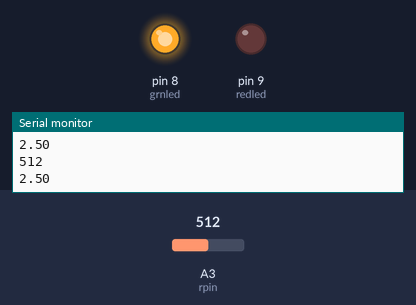
The sketch below on a simulated Arduino Uno, built with avr-gcc and run on an emulated ATmega328P. On the bench: output pins drawn as LEDs (lit = HIGH), the last lines printed to the serial monitor. Inputs (shaded band) come from the test bench; at power-on: A3 (rpin) = 512.

Above: at 1.5 s.
1.6 s: A3 (rpin) set to 802
4.0 s: A3 (rpin) set to 834
At 5.8 s:
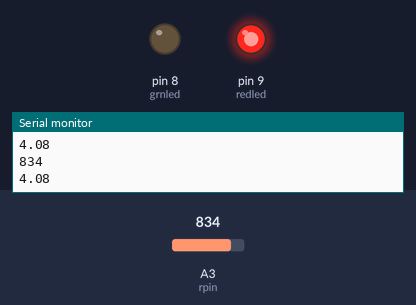
6.4 s: A3 (rpin) set to 716
At 8.1 s:
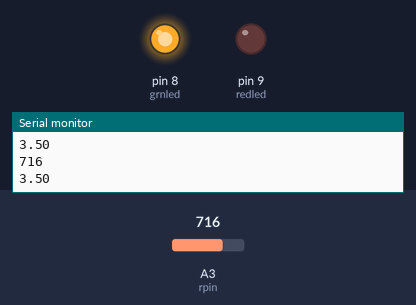
9.2 s: A3 (rpin) set to 900
At 11.5 s:
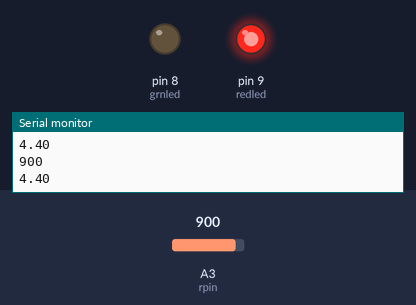
Timing chart, 0 to 13.0 s (numbered marks = the images above; inputs shaded):
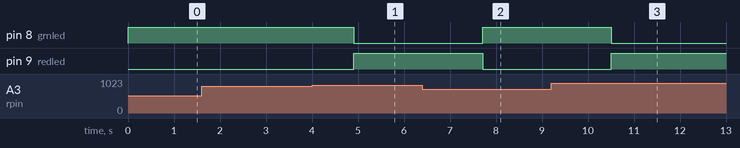

Measured:
- the behaviour switches between 816 and 817 on A3 (rpin) (found by bisection; images 0 and 1)
- after the input at 4.0 s, pin 8 (grnled): HIGH → LOW after 0.91 s; pin 9 (redled): LOW → HIGH after 0.91 s
- after the input at 6.4 s, pin 8 (grnled): LOW → HIGH after 1.3 s; pin 9 (redled): HIGH → LOW after 1.3 s
- after the input at 9.2 s, pin 8 (grnled): HIGH → LOW after 1.3 s; pin 9 (redled): LOW → HIGH after 1.3 s

The sketch:

prog_Potentiometer_2.ino
```cpp
int rpin=A3;
int redled=9;
int grnled=8;
const int PinsOUT[]={redled,grnled};
const int Opinnum=2;
int read;
int w8=700;
float v;
void setup() {
  Serial.begin(9600);
  pinMode (rpin,INPUT);
  for(int i=0;i<Opinnum;i++){
    pinMode(PinsOUT[i],OUTPUT);
  }

}

void loop() {
  read=analogRead(rpin);
  if(v>3.99){
    digitalWrite(redled,HIGH);
    digitalWrite(grnled,LOW);
  }
  else{
    digitalWrite(redled,LOW);
    digitalWrite(grnled,HIGH);
  }

  v=(5./1023.)*read;
  Serial.println(read);
  Serial.println(v);
  delay(w8);

}
```
